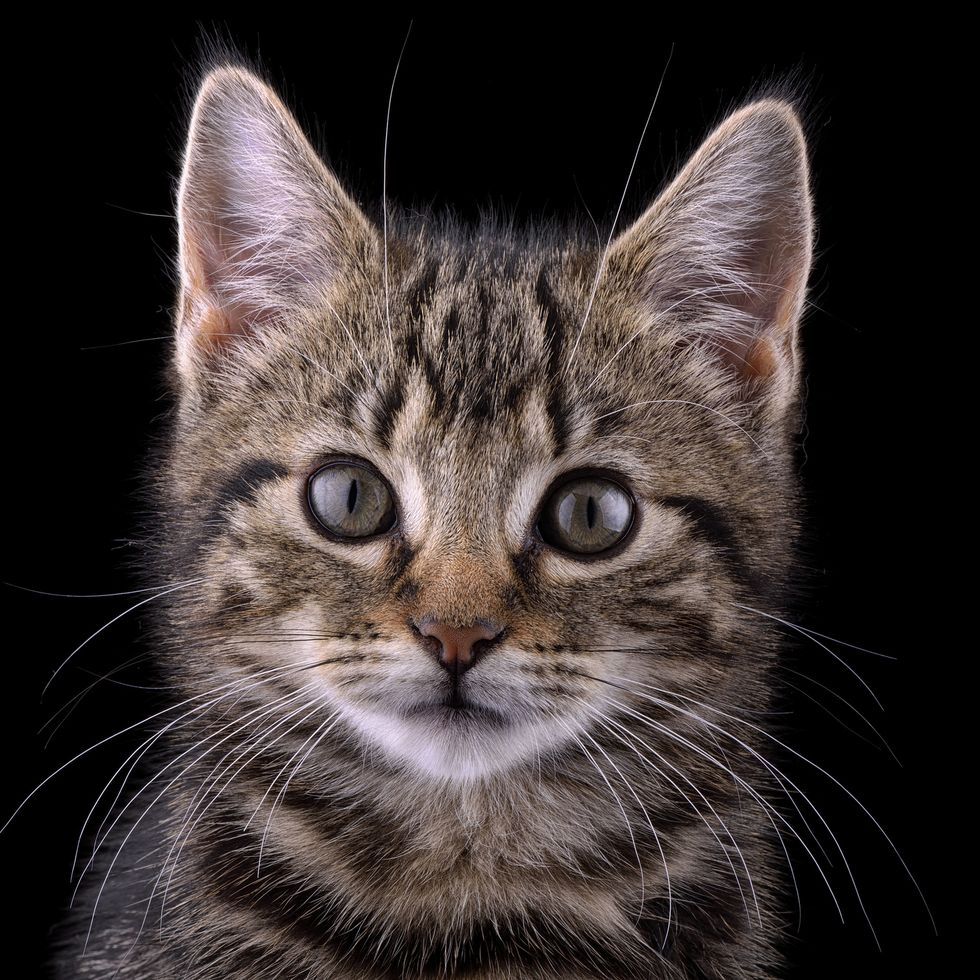
#> input picture OPENCV/images/cat.jpg, 980 x 980 px
$ python contours.py
#> lines starting #> are read from the running program, lines starting #| are printed output that depends on the picture; after the words box and inside, x2 and y2 are one past the last pixel; in counts of white or black regions, pixels touching at a corner belong together
import cv2 as cv
import numpy as np


# contours and edges are different thing

img = cv.imread('images/cat.jpg')
#> img is the input picture: shape (980, 980, 3); mean B, G, R 49.5, 50.9, 59.1

cv.imshow('Cat' , img)

gray = cv.cvtColor(img, cv.COLOR_BGR2GRAY)
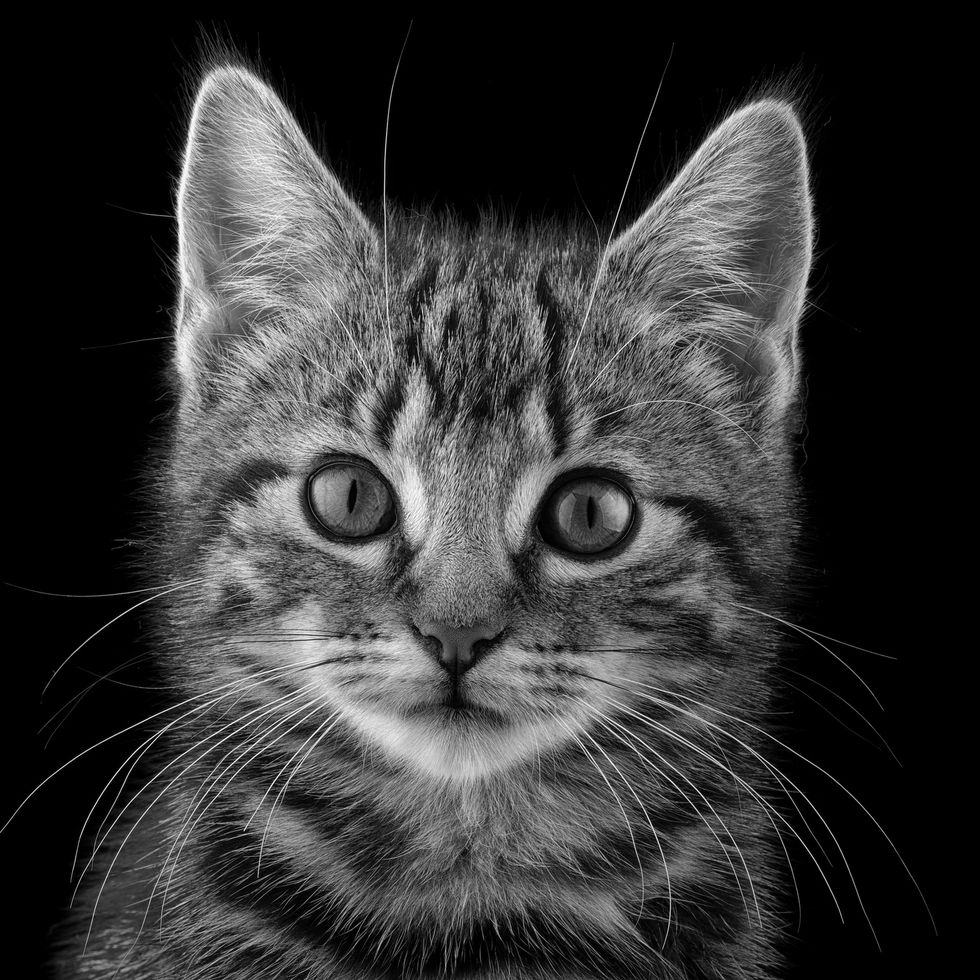
#> gray: shape (980, 980); min 0, max 254, mean 53.2

cv.imshow('gray cat ', gray)


blur = cv.GaussianBlur(gray,(5,5),cv.BORDER_DEFAULT)
cv.imshow("blur", blur)


canny = cv.Canny(blur,125,175)
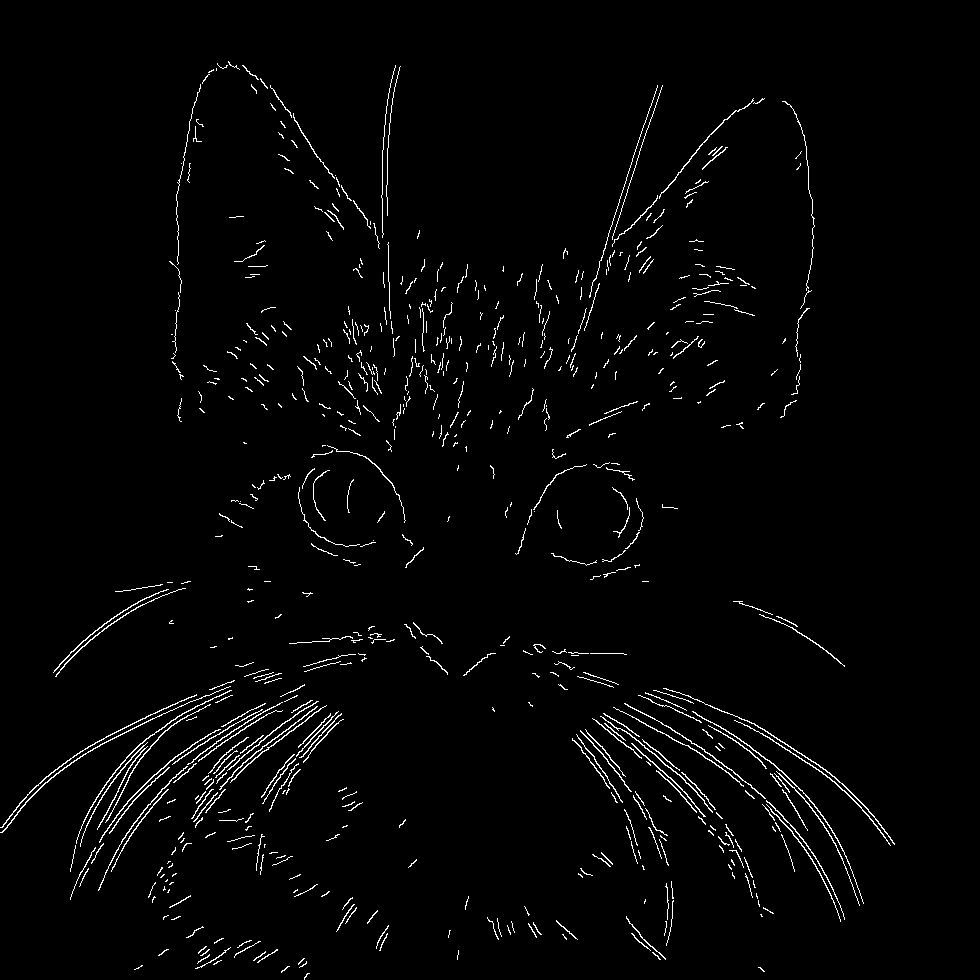
#> canny: shape (980, 980); 2.1% white in thin lines or dots, all inside (x1, y1, x2, y2) = (0, 61, 895, 980)
cv.imshow('edges' , canny)


# instead of canny edge detectors , we can use threshold


# ret , thresh = cv.threshold(gray,160, 255 , cv.THRESH_BINARY)

# cv.imshow("thresh" , thresh)

# finding contours

contours , hierarchies= cv.findContours( canny, cv.RETR_TREE , cv.CHAIN_APPROX_NONE)  # mode in which to find contous , contours approximation method
#> contours = 653 contours, 598 with area under 20; largest, box (x1, y1, x2, y2) and area: (663, 688, 895, 845) 130, (692, 711, 864, 904) 118, (0, 694, 197, 828) 116, (0, 686, 231, 833) 112, (76, 690, 232, 844) 106

#  RETR_TREE --> to get all hierarchircal contours , RETR_EXTERNAL --> getting all external contours
#  RETR_LIST --> getting all the contours in an image


print(f'{len(contours)} contours where found')
#| 653 contours where found


# visualizing contours found

blank = np.zeros(img.shape, dtype='uint8')

cv.drawContours(blank,contours ,-1, (0,0,255),thickness=1)
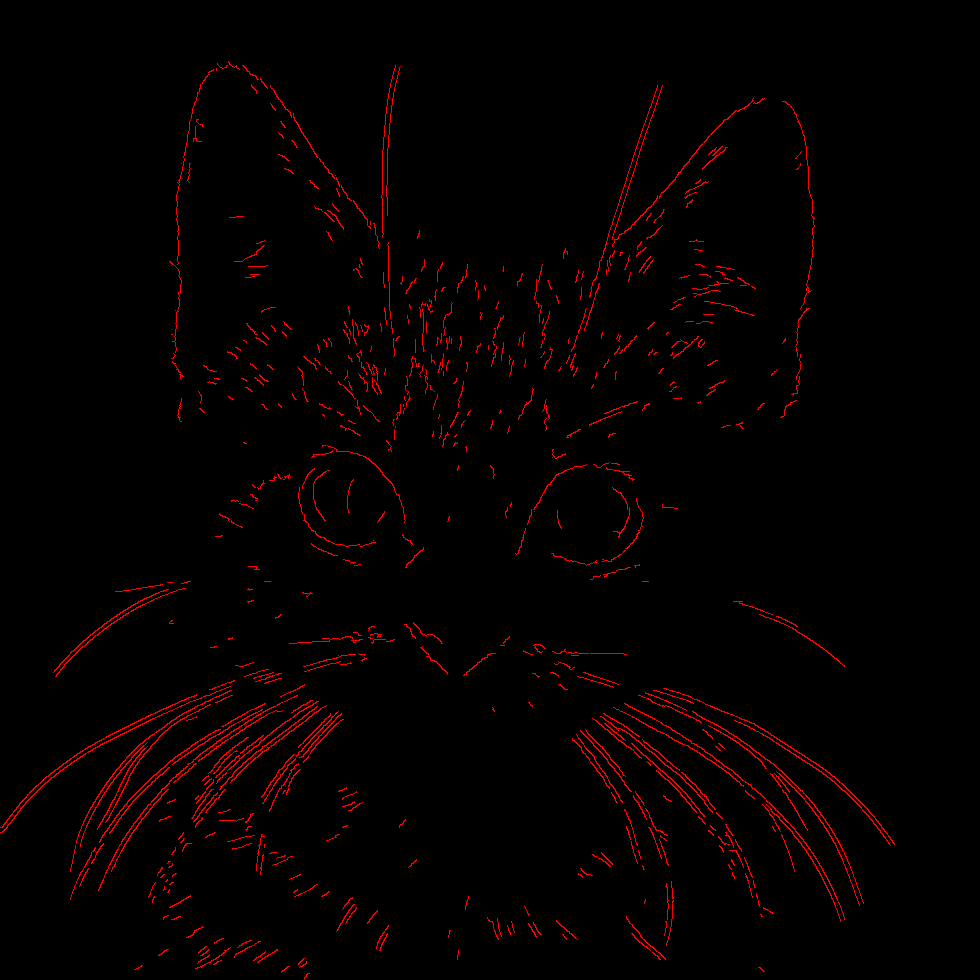
#> blank: shape (980, 980, 3); mean of channels 0, 1, 2 0, 0, 5.3; drawn as B, G, R
cv.imshow("contours drawn", blank)


cv.waitKey(0)


# note!!  simple thresholding has disadvantage , that'why we use canny method

$ run again, with OPENCV/images/group.jpg copied over OPENCV/images/cat.jpg
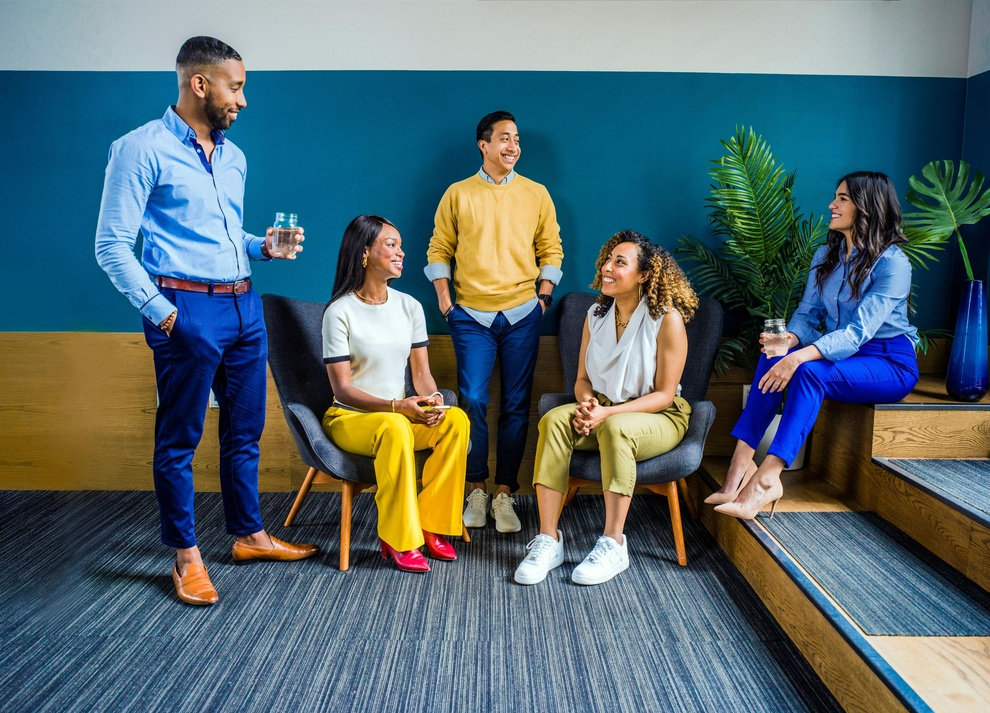
#> input picture OPENCV/images/group.jpg, 990 x 713 px, shrunk from 3600 x 2591 before the run
#> img is the input picture: shape (713, 990, 3); mean B, G, R 111.5, 105.5, 84.9
#> `canny = cv.Canny(blur,125,175)`:
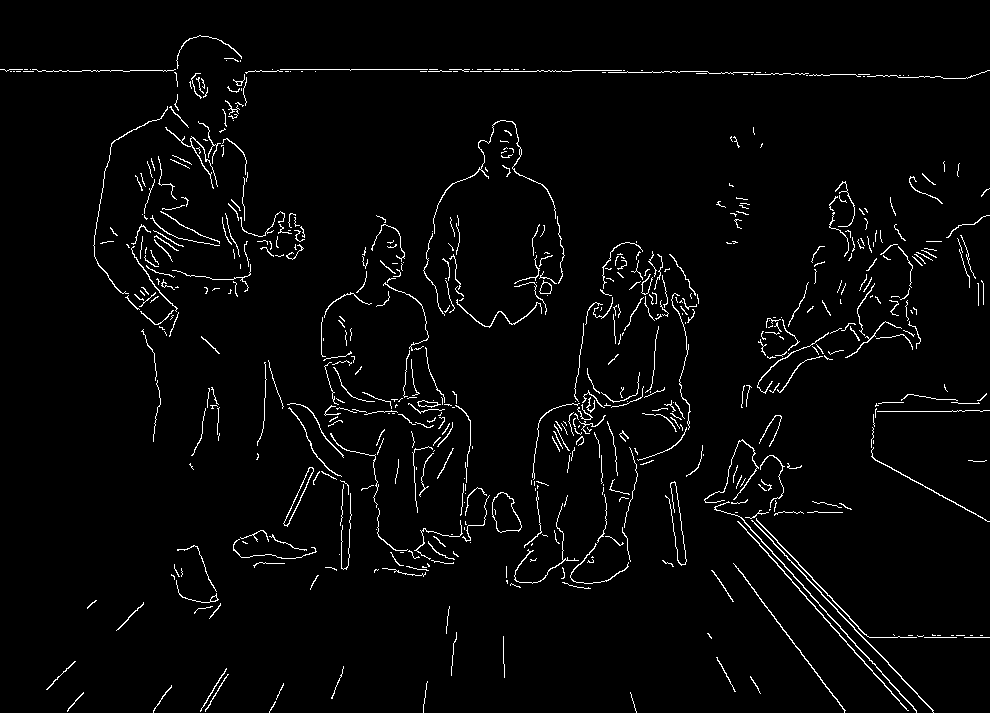
#> canny: shape (713, 990); 2.8% white in thin lines or dots
#> contours = 626 contours, 582 with area under 20; largest, box (x1, y1, x2, y2) and area: (492, 492, 522, 533) 792, (492, 492, 522, 533) 766, (283, 467, 314, 527) 312, (283, 467, 314, 526) 268, (751, 520, 934, 713) 176
#| 626 contours where found
#> `cv.drawContours(blank,contours ,-1, (0,0,255),thickness=1)`:
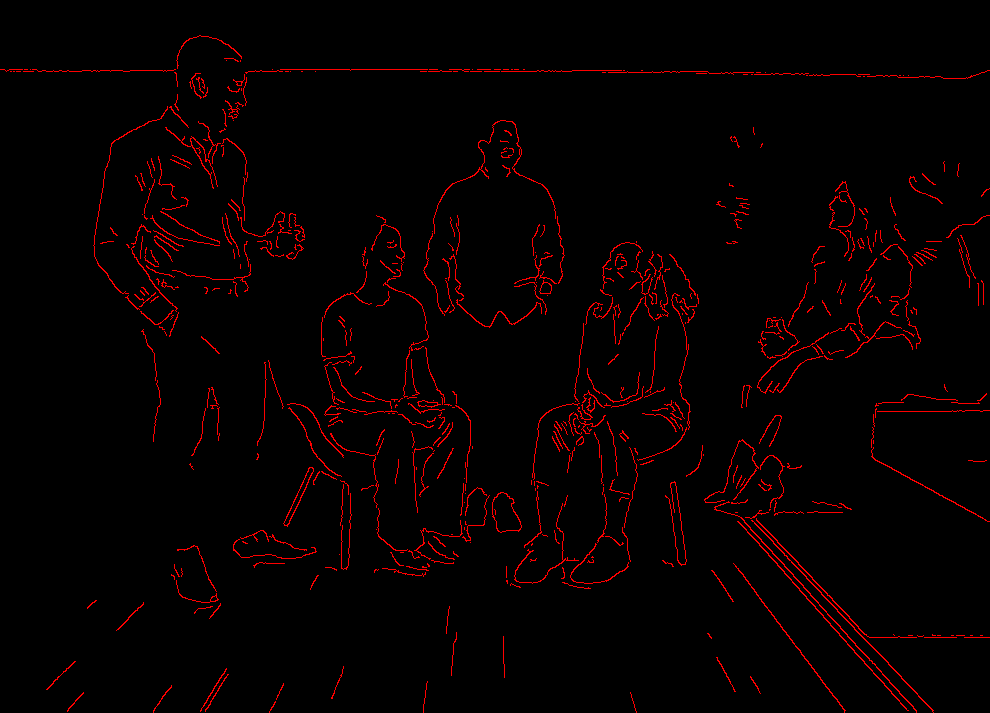
#> blank: shape (713, 990, 3); mean of channels 0, 1, 2 0, 0, 7.1; drawn as B, G, R

$ run again, with OPENCV/images/lady_face2.jpg copied over OPENCV/images/cat.jpg
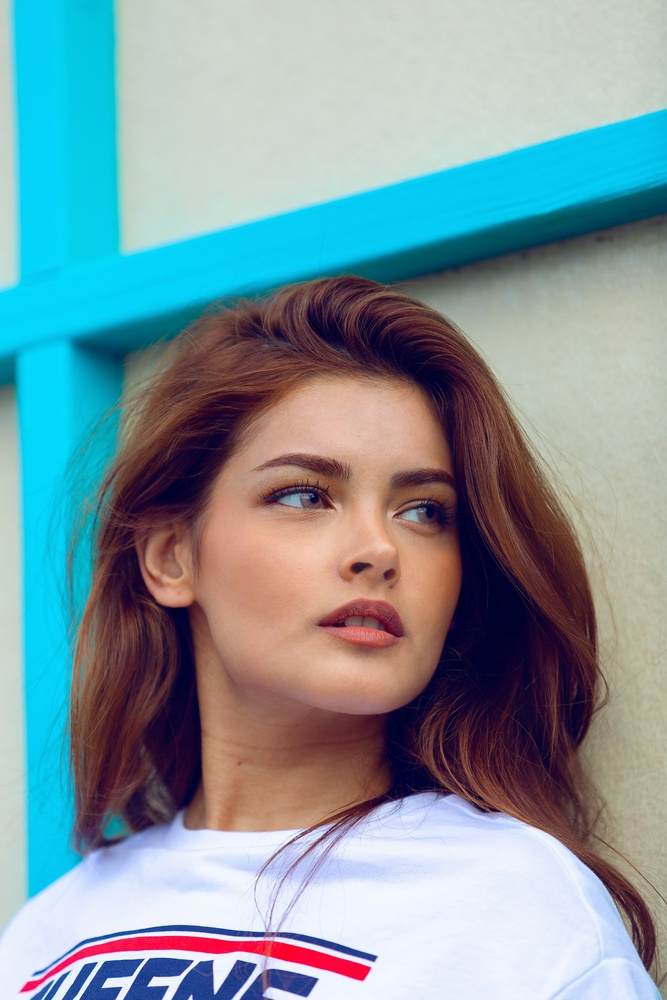
#> input picture OPENCV/images/lady_face2.jpg, 667 x 1000 px, shrunk from 3000 x 4500 before the run
#> img is the input picture: shape (1000, 667, 3); mean B, G, R 158.8, 151.6, 129.3
#> `canny = cv.Canny(blur,125,175)`:
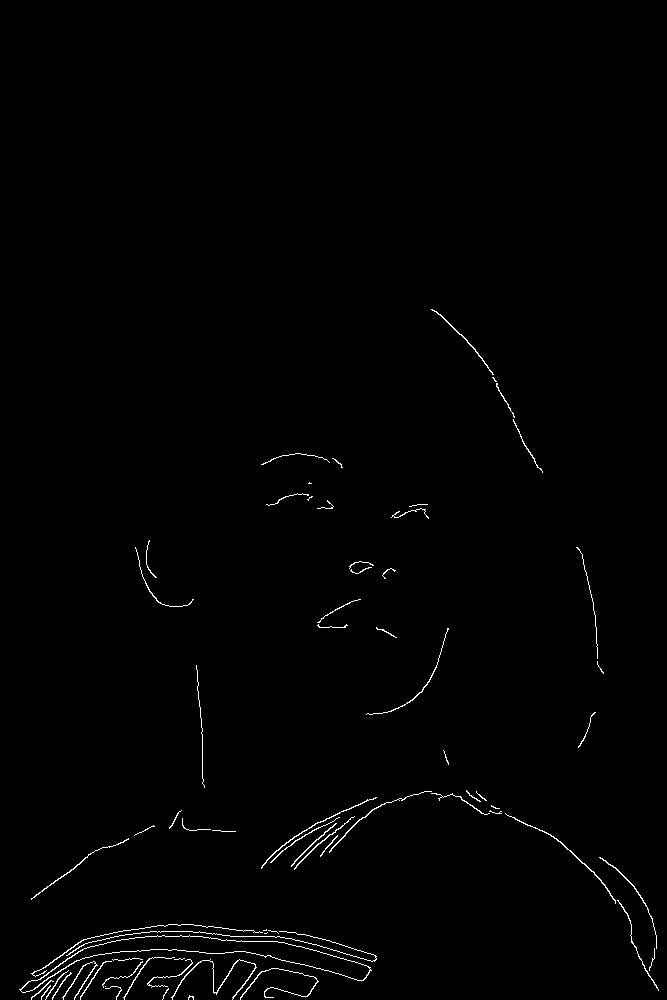
#> canny: shape (1000, 667); 0.85% white in thin lines or dots, all inside (x1, y1, x2, y2) = (19, 309, 659, 1000)
#> contours = 71 contours, 50 with area under 20; largest, box (x1, y1, x2, y2) and area: (19, 935, 372, 993) 4492, (20, 935, 371, 993) 4414, (171, 959, 257, 1000) 78, (505, 813, 616, 904) 74, (261, 797, 377, 869) 66
#| 71 contours where found
#> `cv.drawContours(blank,contours ,-1, (0,0,255),thickness=1)`:
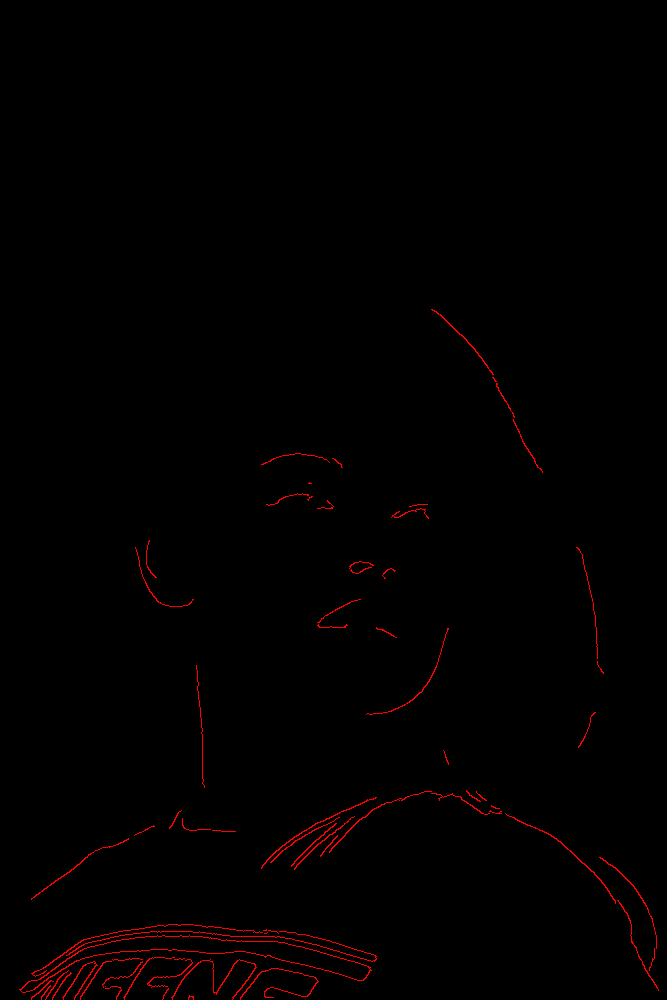
#> blank: shape (1000, 667, 3); mean of channels 0, 1, 2 0, 0, 2.2; drawn as B, G, R
